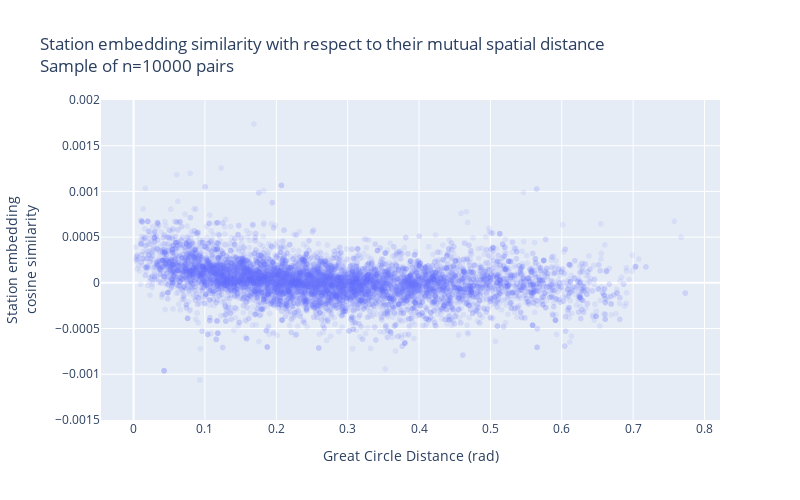

The notebook cell saved with this chart:
### Code cell
sample_size = 10000
sample = np.random.choice(np.arange(sample_size), sample_size)
d = masked_distances[sample]
p = masked_proximities[sample]

fig = px.scatter(x=d, y=p, range_y=(-0.0015, 0.0020), opacity=0.1,
                 labels={'x': 'Great Circle Distance (rad)', 'y': 'Station embedding<br>cosine similarity'},
                 title=f'Station embedding similarity with respect to their mutual spatial distance<br>Sample of n={sample_size} pairs',
                 height=500, width=800)
#fig.write_image('distance_similarity.png')
fig

### Figure 1 — Plotly figure (JSON) as saved in the notebook; plotly's stock layout.template omitted (floating-point values rounded to 4 significant figures; data arrays with more than 128 entries replaced by an {"elided": "..."} marker saying what was removed)
{"data": [{"hovertemplate": "Great Circle Distance (rad)=%{x}<br>Station embedding<br>cosine similarity=%{y}<extra></extra>", "legendgroup": "", "marker": {"color": "#636efa", "opacity": 0.1, "symbol": "circle"}, "mode": "markers", "name": "", "showlegend": false, "type": "scattergl", "x": {"elided": "10000 float values"}, "xaxis": "x", "y": {"elided": "10000 float values"}, "yaxis": "y"}], "layout": {"height": 500, "legend": {"tracegroupgap": 0}, "title": {"text": "Station embedding similarity with respect to their mutual spatial distance<br>Sample of n=10000 pairs"}, "width": 800, "xaxis": {"anchor": "y", "autorange": true, "domain": [0, 1], "range": [-0.04565, 0.8217], "title": {"text": "Great Circle Distance (rad)"}, "type": "linear"}, "yaxis": {"anchor": "x", "domain": [0, 1], "range": [-0.0015, 0.002], "title": {"text": "Station embedding<br>cosine similarity"}, "type": "linear"}}}
